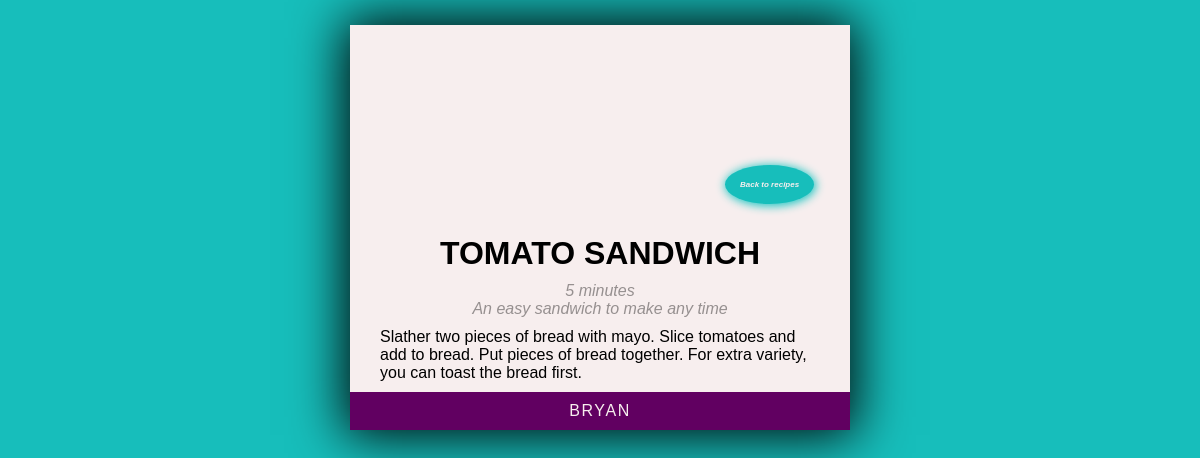
Page /recipe/1/ on the committed database.
### homepage/models.py (models this page shows, shortened)
class Recipe(models.Model):
    title = models.CharField(max_length=50)
    author = models.ForeignKey(Author, on_delete=models.CASCADE)
    description = models.TextField()
    time_required = models.CharField(max_length=50)
    instructions = models.TextField()
    class Meta:
        ordering = ('title',)

class Author(models.Model):
    name = models.CharField(max_length=80)
    bio = models.TextField()
    quote = models.CharField(max_length=50, default="Just another cook")
    class Meta:
        ordering = ('name',)

### homepage/views.py (the view)
# urls.py: path('recipe/<int:recipe_id>/', recipe),
def recipe(request, recipe_id):
    my_recipe = Recipe.objects.filter(id=recipe_id).first()
    return render(request, "recipe.html", {"recipe": my_recipe})

### templates/recipe.html (shortened to what this page needs)
{% load static %}
<!DOCTYPE html>
<html lang="en">
  <head>
    <link rel="stylesheet" href="{% static 'css/style.css' %}" />
  </head>
  <body>
    <div class="card">
      <div class="header">
        <div class="button">
          <a href="#"><i class="link">Back to recipes</i></a>
        </div>
      </div>
      <div>
        <h1 class="title">
          {{ recipe.title }}
        </h1>
        <i class="summary">
          {{ recipe.time_required }} <br />
          {{ recipe.description }}</i
        >
        <p class="info">{{ recipe.instructions }}</p>
      </div>
      <a class="bar" href="/author/{{ recipe.author.id }}"
        >{{ recipe.author.name }}</a
      >
    </div>
  </body>
</html>

### static/css/style.css (style rules this page uses)
* { margin: 0; padding: 0; font-family: "Trebuchet MS", sans-serif; list-style-type: none; text-decoration: none; -webkit-box-sizing: border-box; -moz-box-sizing: border-box; -o-box-sizing: border-box; box-sizing: border-box; }
body { height: 100%; background-color: #17bebb; }
.card { position: relative; background: rgb(247, 238, 238); max-width: 500px; margin: 25px auto; box-shadow: 0px 0px 50px 5px black; }
.header { background-size: cover; min-height: 200px; }
.button a .link { position: absolute; left: 75%; bottom: 55.7%; background: #17bebb; color: rgb(247, 238, 238); font-size: 0.5em; font-weight: bold; text-align: center; padding: 15px; border-radius: 50%; box-shadow: 1px 1px 10px 1px #19c5c2; }
.title { color: black; display: block; position: relative; text-align: center; text-transform: uppercase; margin: 10px 25px; }
.summary { color: #969090; margin: 0 30px; display: block; position: relative; text-align: center; }
.info { margin: 10px 30px; }
a.bar { display: block; background: rgb(97, 0, 97); color: rgb(247, 238, 238); position: relative; text-transform: uppercase; letter-spacing: 0.1em; text-align: center; padding: 10px; transition: 250ms; }

### rows in the picture
Recipe: title "TOMATO SANDWICH", time_required "5 minutes", description "An easy sandwich to make any time", instructions "Slather two pieces of bread with mayo. Slice tomatoes and add to bread. Put pieces of bread together. For extra variety, you can toast the bread first.", author.name "BRYAN"
